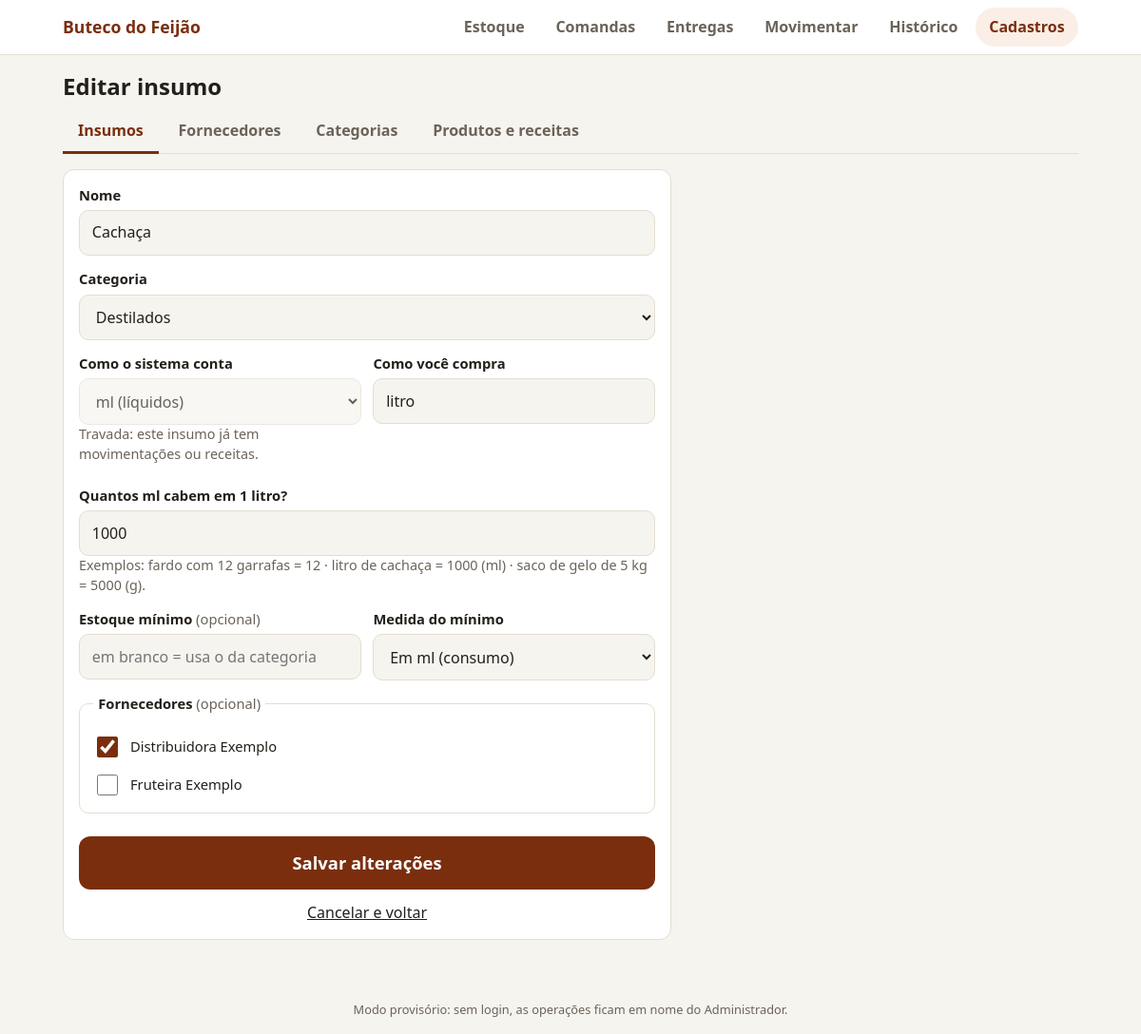
The app's page /cadastros/insumos/1 with its own data.
### tables this page shows
CREATE TABLE insumo (
    id              INTEGER PRIMARY KEY,
    nome            TEXT NOT NULL UNIQUE,
    categoria_id    INTEGER REFERENCES categoria (id),
    unidade_consumo TEXT NOT NULL CHECK (unidade_consumo IN ('ml', 'g', 'un')),
    unidade_compra  TEXT NOT NULL,       -- 'caixa', 'fardo', 'saco', 'litro', 'kg', 'un'...
    -- quantas unidades de consumo cabem em 1 unidade de compra
    -- (ex.: fardo de 12 garrafas -> 12 | saco de gelo de 5 kg -> 5000)
    fator_compra    REAL NOT NULL DEFAULT 1 CHECK (fator_compra > 0),
    -- mínimo individual; se NULL vale o padrão da categoria
    estoque_minimo  REAL CHECK (estoque_minimo IS NULL OR estoque_minimo >= 0),
    ativo           INTEGER NOT NULL DEFAULT 1 CHECK (ativo IN (0, 1))
);

CREATE TABLE fornecedor (
    id       INTEGER PRIMARY KEY,
    nome     TEXT NOT NULL UNIQUE,
    tipo     TEXT,                       -- 'distribuidora', 'fruteira'...
    telefone TEXT,
    ativo    INTEGER NOT NULL DEFAULT 1 CHECK (ativo IN (0, 1))
);

### app.py (the view)
@app.route("/cadastros/insumos/<int:insumo_id>", methods=["GET", "POST"])
def cadastro_insumo_editar(insumo_id):
    dados = cadastros.dados_insumo(con(), insumo_id)
    if dados is None:
        abort(404)
    ins = dados["insumo"]
    if request.method == "POST":
        try:
            _salvar_insumo_do_form(insumo_id)
            flash(f"Insumo '{request.form['nome'].strip()}' atualizado.", "ok")
            return redirect(url_for("cadastro_insumos"))
        except (ErroDeRegra, ValueError) as e:
            flash(str(e), "erro")
        form, marcados = request.form, request.form.getlist("fornecedores")
    else:
        form = {
            "nome": ins["nome"],
            "categoria": str(ins["categoria_id"] or ""),
            "unidade_consumo": ins["unidade_consumo"],
            "unidade_compra": ins["unidade_compra"],
            "fator_compra": inp(ins["fator_compra"]),
            "estoque_minimo": inp(ins["estoque_minimo"]),
            "unidade_minimo": "consumo",
        }
        marcados = [str(x) for x in dados["fornecedores_ids"]]
    return render_template("insumo_form.html", aba="insumos", form=form, marcados=marcados,
                           insumo=ins, travado=dados["tem_historico"], **_opcoes_do_form_insumo(insumo_id))

### app.py (called while the page is built)
def con():
    if "con" not in g:
        g.con = bd.conectar()
    return g.con

@app.teardown_appcontext
def fechar_conexao(_erro):
    c = g.pop("con", None)
    if c is not None:
        c.close()

@app.template_filter("inp")
def inp(valor):
    if valor is None or valor == "":
        return ""
    if isinstance(valor, str):
        return valor
    return format(valor, "f").rstrip("0").rstrip(".").replace(".", ",")

def _opcoes_do_form_insumo(insumo_id=None):
    c = con()
    return {
        "categorias": c.execute("SELECT id, nome FROM categoria ORDER BY nome").fetchall(),
        "fornecedores": c.execute(
            """SELECT id, nome FROM fornecedor
               WHERE ativo = 1 OR id IN (SELECT fornecedor_id FROM insumo_fornecedor WHERE insumo_id = ?)
               ORDER BY nome""", (insumo_id if insumo_id is not None else -1,)).fetchall(),
        "unidades": cadastros.UNIDADES_CONSUMO,
    }

### bd.py (called while the page is built, shortened)
def aplicar_migracoes(con):
    atual = con.execute("PRAGMA user_version").fetchone()[0]
    for arquivo in sorted(PASTA_MIGRACOES.glob("[0-9][0-9][0-9]_*.sql")):
        numero = int(arquivo.name[:3])
        if numero <= atual:
            continue

def conectar():
    if not ARQUIVO_BANCO.exists():
        criar_banco()
    con = sqlite3.connect(ARQUIVO_BANCO)
    con.row_factory = sqlite3.Row            # permite usar linha["nome"] em vez de linha[0]
    aplicar_migracoes(con)                   # atualiza bancos antigos (não faz nada se já estiver em dia)
    con.execute("PRAGMA foreign_keys = ON")  # tem que ser ligado a cada conexão
    return con

### cadastros.py (called while the page is built)
def tem_historico(con, insumo_id):
    return con.execute(
        """SELECT EXISTS (SELECT 1 FROM movimentacao WHERE insumo_id = ?)
                OR EXISTS (SELECT 1 FROM receita_item WHERE insumo_id = ?)""",
        (insumo_id, insumo_id)).fetchone()[0] == 1

def dados_insumo(con, insumo_id):
    ins = con.execute("SELECT * FROM insumo WHERE id = ?", (insumo_id,)).fetchone()
    if ins is None:
        return None
    ids = [r[0] for r in con.execute(
        "SELECT fornecedor_id FROM insumo_fornecedor WHERE insumo_id = ?", (insumo_id,))]
    return {"insumo": ins, "fornecedores_ids": ids, "tem_historico": tem_historico(con, insumo_id)}

### templates/insumo_form.html (shortened to what this page needs)
{% extends "base.html" %}
{% block conteudo %}
<h1>{{ 'Editar insumo' if insumo else 'Novo insumo' }}</h1>
{% include "_abas_cadastros.html" %}
<form method="post" class="form" novalidate>
  <div class="campo">
    <label for="nome">Nome</label>
    <input id="nome" name="nome" type="text" autocomplete="off" value="{{ form.get('nome', '') }}" placeholder="ex.: Limão">
  </div>
  <div class="campo">
    <label for="categoria">Categoria</label>
    <select id="categoria" name="categoria">
      {% for c in categorias %}<option value="{{ c.id }}" {{ 'selected' if form.get('categoria') == c.id|string }}>{{ c.nome }}</option>{% endfor %}
    </select>
  </div>
  <div class="linha">
    <div class="campo">
      <label for="unidade_consumo">Como o sistema conta</label>
      <select id="unidade_consumo" {% if travado %}disabled{% else %}name="unidade_consumo"{% endif %}>
        {% for u, nome in [('ml', 'ml (líquidos)'), ('g', 'g (peso)'), ('un', 'un (unidades)')] %}
        <option value="{{ u }}" {{ 'selected' if form.get('unidade_consumo') == u }}>{{ nome }}</option>
        {% endfor %}
      </select>
      {% if travado %}
        <p class="dica">Travada: este insumo já tem movimentações ou receitas.</p>
      {% endif %}
    </div>
    <div class="campo">
      <label for="unidade_compra">Como você compra</label>
      <input id="unidade_compra" name="unidade_compra" type="text" list="lista-compra" autocomplete="off"
             value="{{ form.get('unidade_compra', '') }}" placeholder="ex.: fardo">
    </div>
  </div>
  <div class="campo">
    <label for="fator_compra" id="rotulo-fator">Quantos cabem em 1 unidade de compra?</label>
    <input id="fator_compra" name="fator_compra" type="text" inputmode="decimal" autocomplete="off"
           value="{{ form.get('fator_compra', '1') }}">
    <p class="dica">Exemplos: fardo com 12 garrafas = 12 · litro de cachaça = 1000 (ml) · saco de gelo de 5 kg = 5000 (g).</p>
  </div>
  <div class="linha">
    <div class="campo">
      <label for="estoque_minimo">Estoque mínimo <span class="opc">(opcional)</span></label>
      <input id="estoque_minimo" name="estoque_minimo" type="text" inputmode="decimal" autocomplete="off"
             value="{{ form.get('estoque_minimo', '') }}" placeholder="em branco = usa o da categoria">
    </div>
    <div class="campo">
      <label for="unidade_minimo">Medida do mínimo</label>
      <select id="unidade_minimo" name="unidade_minimo">
        <option value="consumo" {{ 'selected' if form.get('unidade_minimo', 'consumo') == 'consumo' }}>Em consumo</option>
      </select>
    </div>
  </div>
  <fieldset class="checks">
    <legend>Fornecedores <span class="opc">(opcional)</span></legend>
    {% for f in fornecedores %}
    <label class="check"><input type="checkbox" name="fornecedores" value="{{ f.id }}" {{ 'checked' if f.id|string in marcados }}> {{ f.nome }}</label>
    {% else %}
    <p class="dica">Nenhum fornecedor cadastrado ainda. Cadastre na aba Fornecedores.</p>
    {% endfor %}
  </fieldset>
  <button type="submit" class="botao botao-grande">{{ 'Salvar alterações' if insumo else 'Cadastrar insumo' }}</button>
  <p class="voltar"><a href="{{ url_for('cadastro_insumos') }}">Cancelar e voltar</a></p>
</form>
{% endblock %}

### static/style.css (style rules this page uses)
:root { --bg: #f6f4ef; --surface: #ffffff; --texto: #231f1a; --suave: #6b6359; --borda: #e3ddd2; --marca: #7a2e0e; --marca-fundo: #fbeee6; --ok: #1f6b3a; --ok-fundo: #e5f4ea; --aviso: #8a5a00; --aviso-fundo: #fdf1d6; --erro: #a3261c; --erro-fundo: #fbe5e2; --raio: 12px; }
* { box-sizing: border-box; }
body { margin: 0; background: var(--bg); color: var(--texto); font: 16px/1.45 system-ui, -apple-system, "Segoe UI", Roboto, sans-serif; }
h1 { font-size: 1.5rem; margin: 0; }
a { color: inherit; }
.botao { display: inline-block; background: var(--marca); color: #fff; border: 0; border-radius: var(--raio); padding: .7rem 1.1rem; font: inherit; font-weight: 700; text-decoration: none; cursor: pointer; min-height: 44px; }
.botao-grande { width: 100%; font-size: 1.15rem; min-height: 56px; margin-top: .5rem; }
.form { background: var(--surface); border: 1px solid var(--borda); border-radius: var(--raio); padding: 1rem; max-width: 640px; margin-top: 1rem; }
.campo { margin-bottom: .9rem; flex: 1; min-width: 0; }
.linha { display: flex; gap: .8rem; flex-wrap: wrap; }
.linha .campo { min-width: 180px; }
label, legend { font-weight: 700; font-size: .92rem; display: block; margin-bottom: .3rem; }
.opc { font-weight: 400; color: var(--suave); }
input[type=text], select { width: 100%; font: inherit; padding: .7rem .8rem; min-height: 48px; border-radius: 10px; border: 1px solid var(--borda); background: var(--bg); color: var(--texto); }
.dica { color: var(--suave); font-size: .9rem; margin: 0 0 .5rem; min-height: 1.3em; }
.checks { border: 1px solid var(--borda); border-radius: 10px; padding: .6rem .9rem; margin: 0 0 1rem; }
.checks legend { padding: 0 .3rem; }
.check { display: flex; align-items: center; gap: .6rem; font-weight: 500; min-height: 40px; margin: 0; }
.check input { width: 22px; height: 22px; accent-color: var(--marca); }
.voltar { text-align: center; margin: .8rem 0 0; }

### records on screen
insumo: nome "Cachaça", unidade_compra "litro"
fornecedor: nome "Distribuidora Exemplo"
fornecedor: nome "Fruteira Exemplo"

### other values on screen
{{ 'Editar insumo' if insumo else 'Novo insumo' }} "Editar insumo"
{{ 'Salvar alterações' if insumo else 'Cadastrar insumo' }} "Salvar alterações"
form field categoria "Destilados"
form field value "ml (líquidos)"
